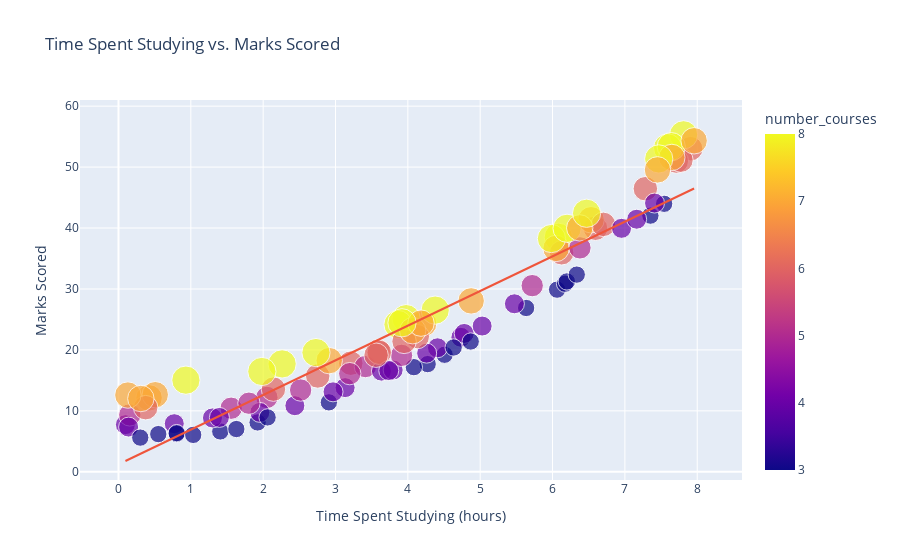

Write notebook code for a chart like this one.
### Code cell
figure = px.scatter(
    data_frame=df, 
    x="time_study", 
    y="Marks", 
    size="number_courses", 
    color="number_courses",  # Color based on the number of courses for additional insight
    title="Time Spent Studying vs. Marks Scored",
    trendline="ols",  # Add an Ordinary Least Squares (OLS) trendline
    labels={"time_study": "Time Spent Studying (hours)", "Marks": "Marks Scored"},  # Custom axis labels
    hover_data=["number_courses"]  # Show additional data on hover
)

# Show the plot
figure.show()

### Figure 1 — Plotly figure (JSON) as saved in the notebook; plotly's stock layout.template omitted (floating-point values rounded to 4 significant figures)
{"data": [{"customdata": [[3], [4], [4], [6], [8], [6], [3], [5], [4], [3], [3], [7], [7], [3], [3], [4], [5], [8], [6], [8], [4], [6], [5], [7], [4], [3], [7], [8], [5], [4], [8], [3], [8], [6], [3], [3], [4], [6], [7], [6], [4], [6], [6], [5], [4], [3], [4], [4], [3], [5], [6], [6], [4], [7], [8], [7], [8], [7], [3], [8], [6], [4], [6], [3], [7], [6], [4], [3], [4], [6], [4], [5], [3], [3], [4], [3], [5], [8], [7], [3], [7], [8], [4], [5], [8], [8], [7], [3], [5], [7], [7], [8], [4], [8], [8], [6], [3], [4], [7], [3]], "hovertemplate": "Time Spent Studying (hours)=%{x}<br>Marks Scored=%{y}<br>number_courses=%{marker.color}<extra></extra>", "legendgroup": "", "marker": {"color": [3, 4, 4, 6, 8, 6, 3, 5, 4, 3, 3, 7, 7, 3, 3, 4, 5, 8, 6, 8, 4, 6, 5, 7, 4, 3, 7, 8, 5, 4, 8, 3, 8, 6, 3, 3, 4, 6, 7, 6, 4, 6, 6, 5, 4, 3, 4, 4, 3, 5, 6, 6, 4, 7, 8, 7, 8, 7, 3, 8, 6, 4, 6, 3, 7, 6, 4, 3, 4, 6, 4, 5, 3, 3, 4, 3, 5, 8, 7, 3, 7, 8, 4, 5, 8, 8, 7, 3, 5, 7, 7, 8, 4, 8, 8, 6, 3, 4, 7, 3], "coloraxis": "coloraxis", "size": [3, 4, 4, 6, 8, 6, 3, 5, 4, 3, 3, 7, 7, 3, 3, 4, 5, 8, 6, 8, 4, 6, 5, 7, 4, 3, 7, 8, 5, 4, 8, 3, 8, 6, 3, 3, 4, 6, 7, 6, 4, 6, 6, 5, 4, 3, 4, 4, 3, 5, 6, 6, 4, 7, 8, 7, 8, 7, 3, 8, 6, 4, 6, 3, 7, 6, 4, 3, 4, 6, 4, 5, 3, 3, 4, 3, 5, 8, 7, 3, 7, 8, 4, 5, 8, 8, 7, 3, 5, 7, 7, 8, 4, 8, 8, 6, 3, 4, 7, 3], "sizemode": "area", "sizeref": 0.02, "symbol": "circle"}, "mode": "markers", "name": "", "orientation": "v", "showlegend": false, "type": "scatter", "x": [4.508, 0.096, 3.133, 7.909, 7.811, 3.211, 6.063, 3.413, 4.41, 6.173, 7.353, 0.423, 4.218, 4.274, 2.908, 4.26, 5.719, 6.08, 7.711, 3.977, 4.733, 6.126, 2.051, 4.875, 3.635, 1.407, 0.508, 4.378, 0.156, 1.299, 3.864, 1.923, 0.932, 6.594, 4.083, 7.543, 2.966, 7.283, 6.533, 7.775, 0.14, 2.754, 3.591, 1.557, 1.954, 2.061, 3.797, 4.779, 5.635, 3.913, 6.703, 4.13, 0.771, 6.049, 7.591, 2.913, 7.641, 7.649, 6.198, 7.468, 0.376, 2.438, 3.606, 4.869, 0.13, 2.142, 5.473, 0.55, 1.395, 3.948, 3.736, 2.518, 4.633, 1.629, 6.954, 0.803, 6.379, 5.985, 7.451, 0.805, 7.957, 2.262, 7.41, 3.197, 1.982, 6.201, 4.067, 1.033, 1.803, 6.376, 4.182, 2.73, 5.027, 6.471, 3.919, 3.561, 0.301, 7.163, 0.309, 6.335], "xaxis": "x", "y": [19.2, 7.734, 13.81, 53.02, 55.3, 17.82, 29.89, 17.26, 20.35, 30.86, 42.04, 12.13, 24.32, 17.67, 11.4, 19.47, 30.55, 38.49, 50.99, 25.13, 22.07, 35.94, 12.21, 28.04, 16.52, 6.623, 12.65, 26.53, 9.333, 8.837, 24.17, 8.1, 15.04, 39.97, 17.17, 43.98, 13.12, 46.45, 41.36, 51.14, 7.336, 15.72, 19.77, 10.43, 9.742, 8.924, 16.7, 22.7, 26.88, 19.11, 40.6, 22.18, 7.892, 36.65, 53.16, 18.24, 53.36, 51.58, 31.24, 51.34, 10.52, 10.84, 19.59, 21.38, 12.59, 13.56, 27.57, 6.185, 8.92, 21.4, 16.61, 13.42, 20.4, 7.014, 39.95, 6.217, 36.75, 38.28, 49.54, 6.349, 54.32, 17.7, 44.1, 16.11, 16.46, 39.96, 23.15, 6.053, 11.25, 40.02, 24.39, 19.56, 23.92, 42.43, 24.45, 19.13, 5.609, 41.44, 12.03, 32.36], "yaxis": "y"}, {"hovertemplate": "<b>OLS trendline</b><br>Marks = 5.68875 * time_study + 1.22386<br>R<sup>2</sup>=0.887842<br><br>Time Spent Studying (hours)=%{x}<br>Marks Scored=%{y} <b>(trend)</b><extra></extra>", "legendgroup": "", "marker": {"symbol": "circle"}, "mode": "lines", "name": "", "showlegend": false, "type": "scatter", "x": [0.096, 0.13, 0.14, 0.156, 0.301, 0.309, 0.376, 0.423, 0.508, 0.55, 0.771, 0.803, 0.805, 0.932, 1.033, 1.299, 1.395, 1.407, 1.557, 1.629, 1.803, 1.923, 1.954, 1.982, 2.051, 2.061, 2.142, 2.262, 2.438, 2.518, 2.73, 2.754, 2.908, 2.913, 2.966, 3.133, 3.197, 3.211, 3.413, 3.561, 3.591, 3.606, 3.635, 3.736, 3.797, 3.864, 3.913, 3.919, 3.948, 3.977, 4.067, 4.083, 4.13, 4.182, 4.218, 4.26, 4.274, 4.378, 4.41, 4.508, 4.633, 4.733, 4.779, 4.869, 4.875, 5.027, 5.473, 5.635, 5.719, 5.985, 6.049, 6.063, 6.08, 6.126, 6.173, 6.198, 6.201, 6.335, 6.376, 6.379, 6.471, 6.533, 6.594, 6.703, 6.954, 7.163, 7.283, 7.353, 7.41, 7.451, 7.468, 7.543, 7.591, 7.641, 7.649, 7.711, 7.775, 7.811, 7.909, 7.957], "xaxis": "x", "y": [1.77, 1.963, 2.02, 2.111, 2.936, 2.982, 3.363, 3.63, 4.114, 4.353, 5.61, 5.792, 5.803, 6.526, 7.1, 8.614, 9.16, 9.228, 10.08, 10.49, 11.48, 12.16, 12.34, 12.5, 12.89, 12.95, 13.41, 14.09, 15.09, 15.55, 16.75, 16.89, 17.77, 17.8, 18.1, 19.05, 19.41, 19.49, 20.64, 21.48, 21.65, 21.74, 21.9, 22.48, 22.82, 23.21, 23.48, 23.52, 23.68, 23.85, 24.36, 24.45, 24.72, 25.01, 25.22, 25.46, 25.54, 26.13, 26.31, 26.87, 27.58, 28.15, 28.41, 28.92, 28.96, 29.82, 32.36, 33.28, 33.76, 35.27, 35.64, 35.71, 35.81, 36.07, 36.34, 36.48, 36.5, 37.26, 37.5, 37.51, 38.04, 38.39, 38.74, 39.36, 40.78, 41.97, 42.66, 43.05, 43.38, 43.61, 43.71, 44.13, 44.41, 44.69, 44.74, 45.09, 45.45, 45.66, 46.22, 46.49], "yaxis": "y"}], "layout": {"autosize": true, "coloraxis": {"colorbar": {"title": {"text": "number_courses"}}, "colorscale": [[0, "#0d0887"], [0.1111, "#46039f"], [0.2222, "#7201a8"], [0.3333, "#9c179e"], [0.4444, "#bd3786"], [0.5556, "#d8576b"], [0.6667, "#ed7953"], [0.7778, "#fb9f3a"], [0.8889, "#fdca26"], [1, "#f0f921"]]}, "legend": {"itemsizing": "constant", "tracegroupgap": 0}, "title": {"text": "Time Spent Studying vs. Marks Scored"}, "xaxis": {"anchor": "y", "autorange": true, "domain": [0, 1], "range": [-0.4782, 8.565], "title": {"text": "Time Spent Studying (hours)"}, "type": "linear"}, "yaxis": {"anchor": "x", "autorange": true, "domain": [0, 1], "range": [-1.525, 64.38], "title": {"text": "Marks Scored"}, "type": "linear"}}}
